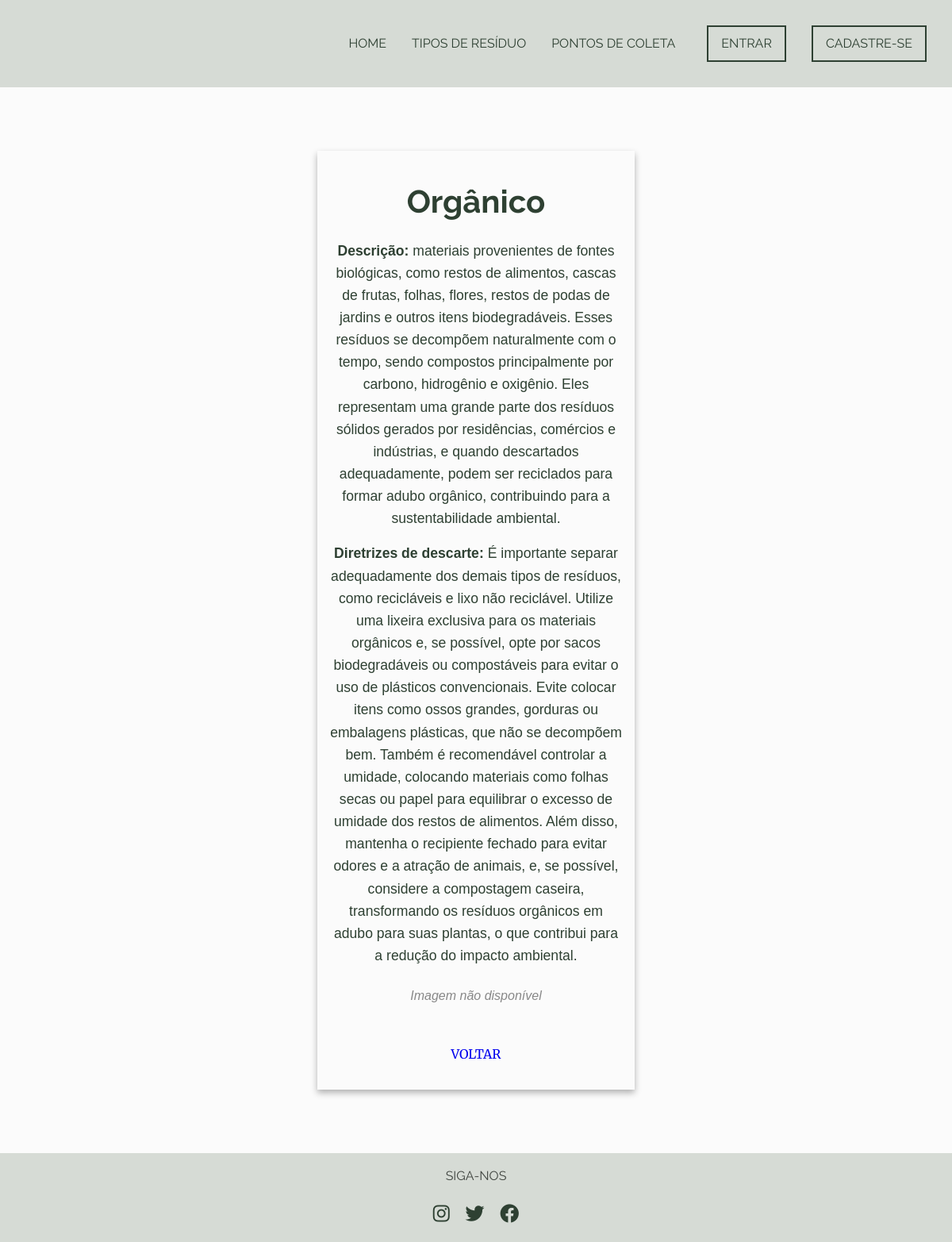
Page /accounts/residuo/3/ on the committed database.
### accounts/models.py (models this page shows, shortened)
class Residuo(models.Model):
    tipoResiduo = models.CharField(max_length=100)
    descricao = models.TextField()
    diretrizes = models.TextField()
    imagem = models.ImageField(upload_to='residuos_images/', null=True, blank=True)

### accounts/views.py (the view)
# urls.py: path('residuo/<int:pk>/', ResiduoDetailView.as_view(), name='residuo-detalhe'),
class ResiduoDetailView(DetailView):
    model = Residuo
    template_name = 'residuo-detalhe.html'
    context_object_name = 'residuo'

### accounts/templates/residuo-detalhe.html (shortened to what this page needs)
{% extends 'base.html' %}
{% block content %}
    <div class="signup-section">
        <h1 class="residuo-title">{{ residuo.tipoResiduo }}</h1>
        <div class="residuo-detail">
            <p><strong>Descrição:</strong> {{ residuo.descricao }}</p>
            <p><strong>Diretrizes de descarte:</strong> {{ residuo.diretrizes }}</p>
            {% if residuo.image %}
                <img src="{{ residuo.image.url }}" alt="{{ residuo.tipoResiduo }}" class="residuo-image">
            {% else %}
                <p class="image-not-available">Imagem não disponível</p>
            {% endif %}
        </div>
        <a href="{% url 'tipos-de-residuo' %}" class="signup-button">VOLTAR</a>
    </div>
{% endblock %}

### accounts/static/css/style.css (style rules this page uses)
:root { --background-color: #FBFBFB; --section-color: #E9EAEC; --secondary-color: #2e4032; --accent-color: #803769; --text-color: #404540; --header-footer-color: #D6DBD5; }
* { margin: 0; padding: 0; box-sizing: border-box; }
body { font-family: 'Merriweather', serif; background-color: var(--background-color); color: var(--text-color); line-height: 1.6; }
a { text-decoration: none; }
.signup-section { background-color: var(--background-color); color: var(--secondary-color); padding: 2rem 1rem; text-align: center; margin: 5rem auto; width: 90%; max-width: 400px; min-height: 70vh; box-shadow: 0 4px 8px rgba(0, 0, 0, 0.3); display: flex; flex-direction: column; justify-content: center; }
.residuo-title { font-family: 'Raleway', sans-serif; font-size: 2.5rem; margin-bottom: 1rem; text-align: center; }
.residuo-detail { margin-bottom: 2rem; font-family: 'Arial', sans-serif; font-size: 1.1rem; }
.residuo-detail p { margin-bottom: 1rem; }
.image-not-available { font-size: 1rem; color: #888; font-style: italic; text-align: center; margin-top: 1.5rem; }

### rows in the picture
Residuo: tipoResiduo "Orgânico", descricao "materiais provenientes de fontes biológicas, como restos de alimentos, cascas de frutas, folhas, flores, restos de podas de jardins e outros itens biodegradáveis. Esses resíduos se decompõem naturalmente com o tempo, sendo compostos principalmente por carbono, hidrogênio e oxigênio. Eles representam uma grande parte dos resíduos sólidos gerados por residências, comércios e indústrias, e quando descartados adequadamente, podem ser reciclados para formar adubo orgânico, contribuindo para a sustentabilidade ambiental.", diretrizes "É importante separar adequadamente dos demais tipos de resíduos, como recicláveis e lixo não reciclável. Utilize uma lixeira exclusiva para os materiais orgânicos e, se possível, opte por sacos biodegradáveis ou compostáveis para evitar o uso de plásticos convencionais. Evite colocar itens como ossos grandes, gorduras ou embalagens plásticas, que não se decompõem bem. Também é recomendável controlar a umidade, colocando materiais como folhas secas ou papel para equilibrar o excesso de umidade dos restos de alimentos. Além disso, mantenha o recipiente fechado para evitar odores e a atração de animais, e, se possível, considere a compostagem caseira, transformando os resíduos orgânicos em…"
